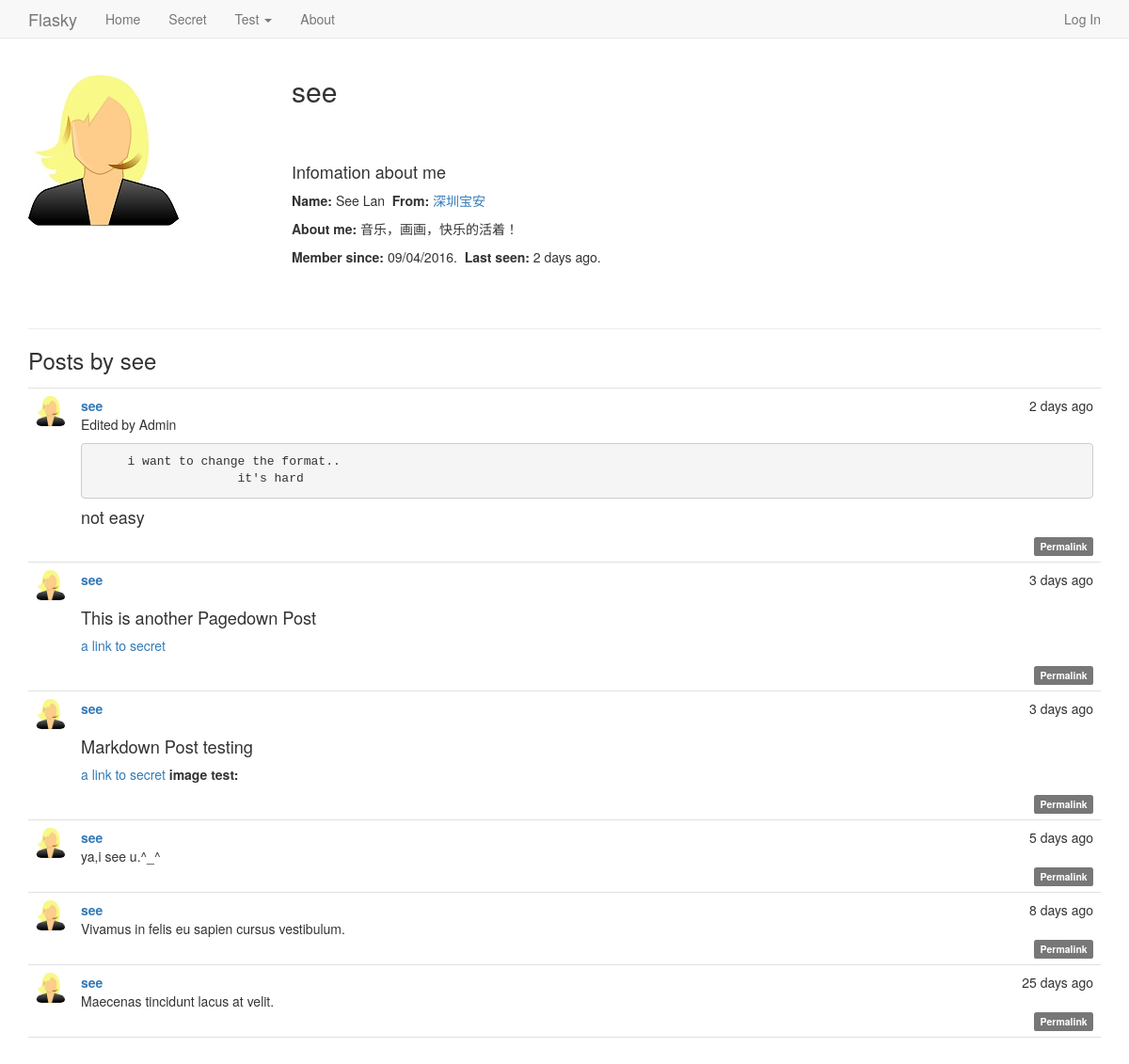
Page /user/see on the earlier database version.
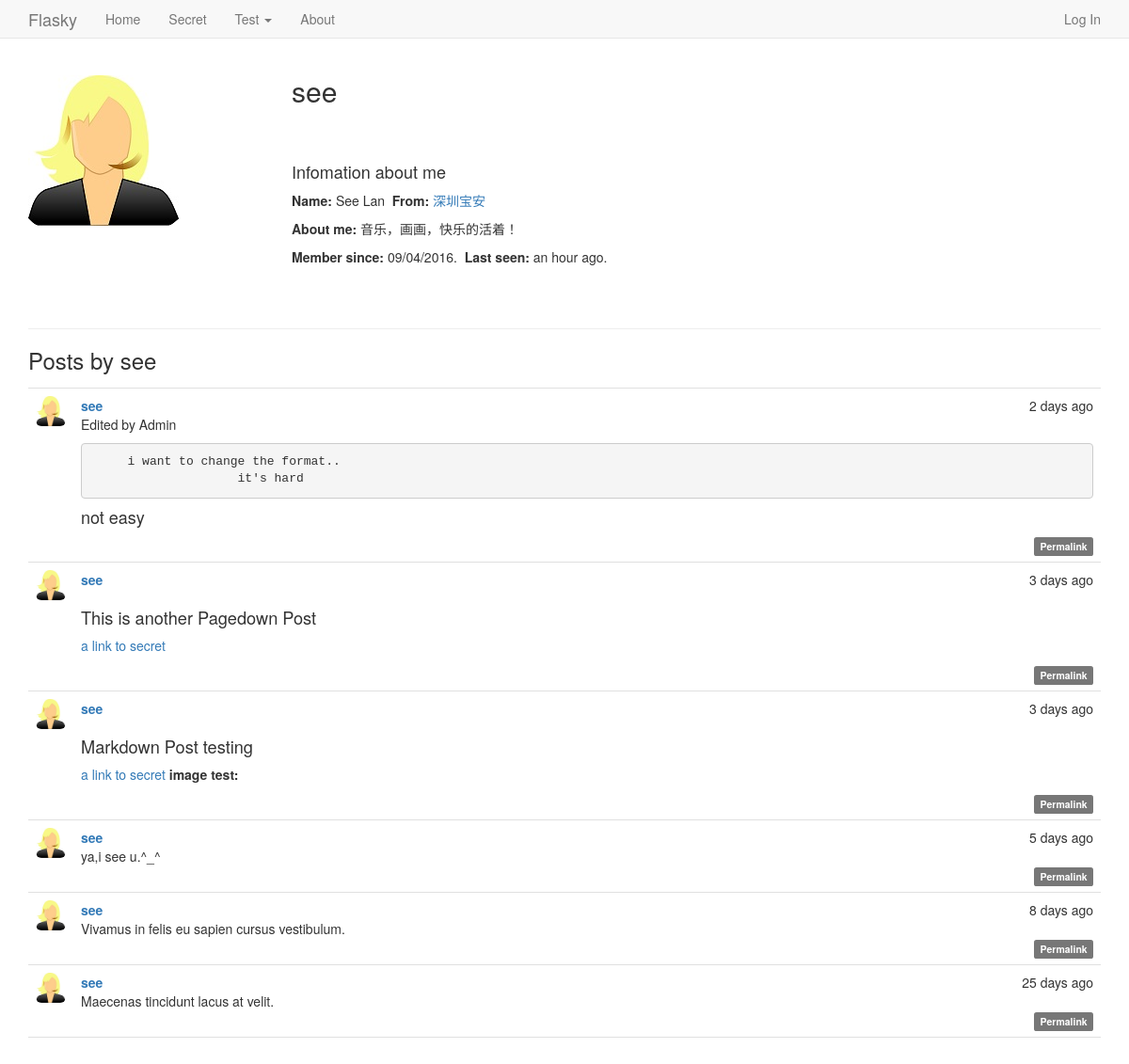
Same page on the later database version.
### app/models.py (models this page shows, shortened)
class User(UserMixin, db.Model):
    __tablename__ = 'users'
    id = db.Column(db.Integer, primary_key=True)
    email = db.Column(db.String(64), unique=True, index=True)
    username = db.Column(db.String(64), unique=True, index=True)
    role_id = db.Column(db.Integer, db.ForeignKey('roles.id'))
    password_hash = db.Column(db.String(128))
    confirmed = db.Column(db.Boolean, default=False)
    name = db.Column(db.String(64))
    sex = db.Column(db.Integer)     # 1.male 2.female 0. none
    location = db.Column(db.String(64))
    about_me = db.Column(db.Text())
    member_since = db.Column(db.DateTime(), default=datetime.utcnow)
    last_seen = db.Column(db.DateTime(), default=datetime.utcnow)
    posts = db.relationship('Post', backref='author', lazy='dynamic')
    followed = db.relationship('Follow',
                               foreign_keys=[Follow.follower_id],
                               backref=db.backref('follower', lazy='joined'),
                               lazy='dynamic',
                               cascade='all, delete-orphan')
    followers = db.relationship('Follow',
                                foreign_keys=[Follow.followed_id],
                                backref=db.backref('followed', lazy='joined'),
                                lazy='dynamic',
                                cascade='all, delete-orphan')
    @property
    def password(self):
        raise AttributeError('password is not a readable attribute')
    def get_avatar(self):
        if self.sex == 1:
            avatar = 'avatar/male.jpg'
            return avatar
        elif self.sex == 2:
            avatar = 'avatar/female.jpg'
            return avatar
        else:
            avatar = 'avatar/none.jpg'
            return avatar

class Post(db.Model):
    __tablename__ = 'posts'
    id = db.Column(db.Integer, primary_key=True)
    body = db.Column(db.Text)
    timestamp = db.Column(db.DateTime, index=True,default=datetime.utcnow)
    author_id = db.Column(db.Integer, db.ForeignKey('users.id'))
    body_html = db.Column(db.Text)

### app/user/views.py (the view)
@user.route('/<username>')
def user_home(username):
    user = User.query.filter_by(username=username).first()
    if user is None:
        abort(404)
    posts = user.posts.order_by(Post.timestamp.desc()).all()
    return render_template('user/user.html', user=user, posts=posts)

### app/auth/views.py (called while the page is built)
@auth.before_app_request
def before_request():
    if request.endpoint == None:
        return render_template('404.html')
    if current_user.is_authenticated:
        current_user.ping()
        if not current_user.confirmed and  request.endpoint == 'user.secret':
            return redirect(url_for('auth.unconfirmed'))

### app/models.py (called while the page is built)
    def is_administrator(self):
        return False

### app/user/__init__.py (called while the page is built)
@user.app_context_processor
def inject_permissions():
    return dict(Permission=Permission)

### app/templates/user/user.html (shortened to what this page needs)
{% extends "base.html" %}
{% block page_content %}
<div class="page-header">
  <img class="img-rounded profile-thumbnail" src="{{ url_for('static',filename=user.get_avatar()) }}">
  <div class="profile-header">
    <h2>{{ user.username }}</h2>
    <br><br>
    {% if user.name or user.location %}
    <p>
      <h4>Infomation about me</h4>
      <div>
        {% if user.name %}<b>Name: </b>{{ user.name }}{% endif %}
          {% if user.location %}
              &nbsp<b>From: </b> <a href="http://map.baidu.com/?q={{ user.location }} " target="_blank">
            {{ user.location }}</a>
          {% endif %}
      </div>
     </p>
    {% endif %}
  {% if user.about_me %}<p><b>About me: </b>{{ user.about_me }}</p>{% endif %}
  <p>
      <b>Member since: </b> {{ moment(user.member_since).format('L') }}.
      &nbsp<b>Last seen: </b> {{ moment(user.last_seen).fromNow() }}.
  </p>
  </div>
</div>
<h3>Posts by {{ user.username }}</h3>
{% include '_posts.html' %}
{% endblock %}

### app/templates/base.html (shortened to what this page needs)
{% extends "bootstrap/base.html" %}
{% block head %}
{{ super() }}
<link rel="stylesheet" type="text/css" href="{{ url_for('static', filename='styles.css') }}">
{% endblock %}
{% block navbar %}
<div class="navbar navbar-default navbar-fixed-top">
    <div class="container">
        <div class="navbar-header">
            <a class="navbar-brand" href="{{ url_for('main.index') }}">Flasky</a>
        </div>
        <div class="navbar-collapse collapse">
            <ul class="nav navbar-nav">
                <li><a href="{{ url_for('main.index') }}">Home</a></li>
                <li><a href="{{ url_for('user.secret') }}">Secret</a></li>
                <li class="dropdown">
                <a href="#" class="dropdown-toggle" data-toggle="dropdown">Test <b class="caret"></b></a>
                </li>
                <li><a href="{{ url_for('main.about') }}">About</a></li>
            </ul>
            <ul class="nav navbar-nav navbar-right">
                {% if current_user.is_authenticated %}
                <li class="dropdown">
                    <a href="#" class="dropdown-toggle" data-toggle="dropdown">Account
                        <img src="{{ url_for('static',filename=current_user.get_avatar()) }}" with="20" height="20">
                        <b class="caret"></b></a>
                    <ul class="dropdown-menu">
                        <!--<li><a href=" url_for('auth.change_password') }}">Change Password</a></li>
                        <li><a href=" url_for('auth.change_email_request') }}">Change Email</a></li>-->
                        <li><a href="{{ url_for('user.user_home',username=current_user.username) }}">MyInfo</a></li>
                        <li><a href="{{ url_for('auth.change_password') }}">Change Password</a></li>
                        <li><a href="{{ url_for('auth.change_email_request') }}">Change Email</a></li>
                        <li><a href="{{ url_for('auth.logout') }}">Log Out</a></li>
                    </ul>
                </li>
                {% else %}
                <li><a href="{{ url_for('auth.login') }}">Log In</a></li>
                {% endif %}
            </ul>
        </div>
    </div>
</div>
{% endblock %}
{% block content %}
<div class="container">
    {% block page_content %}{% endblock %}
</div>
{% endblock %}

### app/templates/_posts.html (shortened to what this page needs)
<ul class="posts">
            {% for post in posts %}
            <li class="post">
                <div class="post-thumbnail">
                    <a href="{{ url_for('user.user_home',username=post.author.username) }}">
                        <img class="img-rounded profile-thumbnail0" src="{{ url_for('static',filename=post.author.get_avatar()) }}" with="32" height="32">
                    </a>
                </div>
                <div class="post-content">
                    <div class="post-date">{{ moment(post.timestamp).fromNow() }}</div>
                    <div class="post-author"><a href="{{ url_for('user.user_home',username=post.author.username) }}">{{ post.author.username }}</a></div>
                    <div class="post-body">
                        {% if post.body_html %}
                            {{ post.body_html | safe }}
                        {% else %}
                            {{ post.body }}
                        {% endif %}
                    </div>
                    <div class="post-footer">
                        <a href="{{url_for('main.post', id=post.id) }}">
                            <span class="label label-default">Permalink</span>
                        </a>
                    </div>
                </div>
            </li>
            {% endfor %}
</ul>

### app/static/styles.css (style rules this page uses)
body { position: relative; padding-top: 40px; padding-bottom: 30px; }
.navbar-nav>li>a { padding-top: 10px; padding-bottom: 10px; }
.navbar-brand { height: 40px; padding-top: 10px; }
.navbar { min-height: 40px; }
.profile-thumbnail { position: absolute; }
.profile-header { min-height: 260px; margin-left: 280px; }
ul.posts { list-style-type: none; padding: 0px; margin: 16px 0px 0px 0px; border-top: 1px solid #e0e0e0; }
ul.posts li.post { padding: 8px; border-bottom: 1px solid #e0e0e0; }
div.post-date { float: right; }
div.post-author { font-weight: bold; }
div.post-thumbnail { position: absolute; }
div.post-content { margin-left: 48px; min-height: 48px; }
div.post-footer { text-align: right; }
.post-body h2 { font-size: 130%; }

Differences in the rows shown:
changed User "see": last_seen "2 days ago" → "an hour ago"
